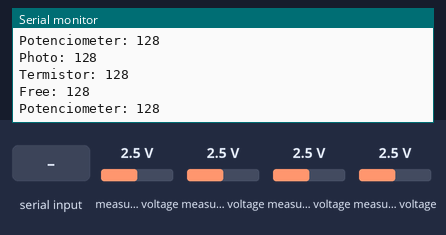
Bench run of a sketch on a simulated Arduino Uno, built with avr-gcc and run on an emulated ATmega328P. Parts: the last lines printed to the serial monitor. Wiring (inferred from the names in the program): PCF8591 converter at I2C address 0x48. The test bench sets the inputs (shaded band); at power-on: measured voltage 2.5 V.

Above: at 1.2 s.
1.3 s: "90,45\n" received over Serial
4.3 s: measured voltage (sensor 200) set to 0.1 V
5.8 s: "d,45\n" received over Serial
8.8 s: measured voltage (sensor 201) set to 1.2 V
At 9.9 s:
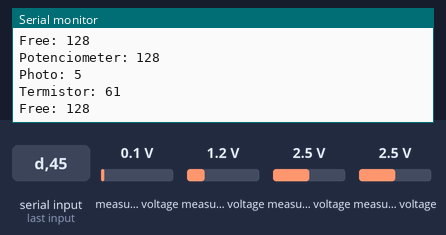
11.8 s: measured voltage (sensor 200) set to 1.2 V
At 12.7 s:
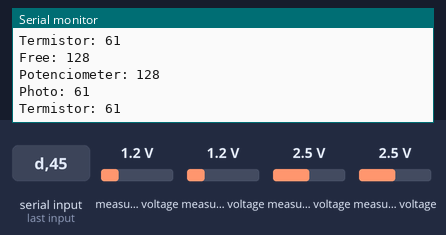
14.8 s: measured voltage (sensor 202) set to 0.1 V
At 15.5 s:
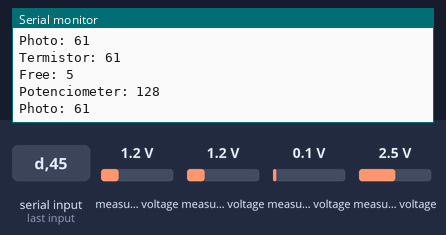
Timing chart, 0 to 17.8 s (numbered marks = the images above; inputs shaded):
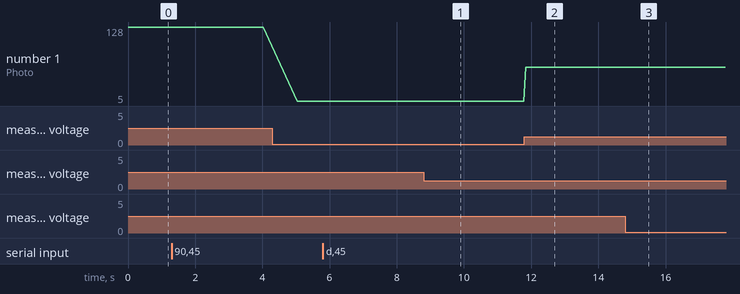

Measured:
- after the input at 8.8 s, the serial monitor: prints a new line after 0.08 s (image 1)
- after the input at 11.8 s, the serial monitor: prints a new line at once (image 2)
- after the input at 14.8 s, the serial monitor: prints a new line after 0.09 s (image 3)
- plotted number 1: 128 → 5 after the input at 4.3 s

The sketch:

daadPcf8591.ino
```cpp
   /**PCF8591 Module Analog to Digital test program.
    Essentially, this tests the I2C communications to the chip.
    The chip address is 0x90.
   */
   #include <Wire.h>
   #define PCF8591 (0x90 >> 1)      // Device address = 0
   #define PCF8591_DAC_ENABLE 0x40
   #define PCF8591_ADC_CH0 0x40
   #define PCF8591_ADC_CH1 0x41
   #define PCF8591_ADC_CH2 0x42
   #define PCF8591_ADC_CH3 0x43
   byte adc_value;
   int d = 1000;
   char c;
   byte getADC(byte config)
   {
     Wire.beginTransmission(PCF8591);
     Wire.write(config);
     Wire.endTransmission();
     Wire.requestFrom((int) PCF8591,2);
     while (Wire.available())
     {
       adc_value = Wire.read(); //This needs two reads to get the value.
       adc_value = Wire.read();
     }
     return adc_value;
   }

  byte dac_value=0;
  void putDAC(byte dac_value)
  {
    Wire.beginTransmission(PCF8591);    //Calls the 8591 to attention.
    Wire.write(PCF8591_DAC_ENABLE);    //Send a DAC enable word.
    Wire.write(dac_value);            //Send the desired DAC value (0-255)
    Wire.endTransmission();
  }

   void setup()
   {
     Serial.begin(9600);
     Wire.begin();
     Serial.println("AD DA Test");
   }
   void loop()
   {
     if(Serial.available())
     {
       c = Serial.read();
       switch(c)
       {
         case 'd':
          d = Serial.parseInt();
          break;
         default:
          Serial.println("Default");
          break;
       }
     }
     adc_value = getADC(PCF8591_ADC_CH0); //Channel 0 is the photo
     Serial.println("Photo: " + String(adc_value));
     adc_value = getADC(PCF8591_ADC_CH1); //Channel 1 is the termistor
     Serial.println("Termistor: " + String(adc_value));
     adc_value = getADC(PCF8591_ADC_CH2); //Channel 2 is free
     Serial.println("Free: " + String(adc_value));
     adc_value = getADC(PCF8591_ADC_CH3); //Channel 3 is the pot
     Serial.println("Potenciometer: " + String(adc_value));
     dac_value = adc_value;
     putDAC(dac_value);
     delay(d);
   }
```
